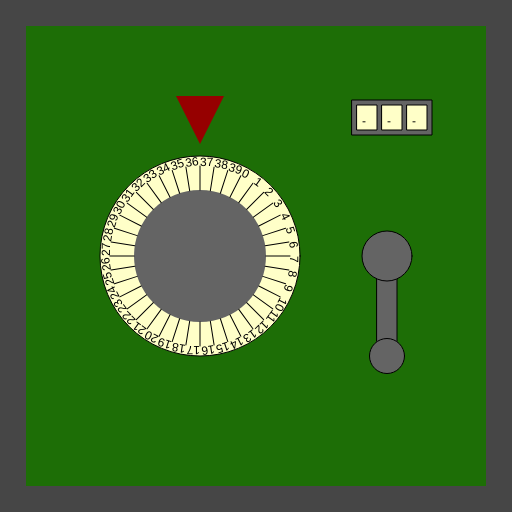
Frame 1 (no input)
Frame 60 (no input): identical to frame 1, image omitted
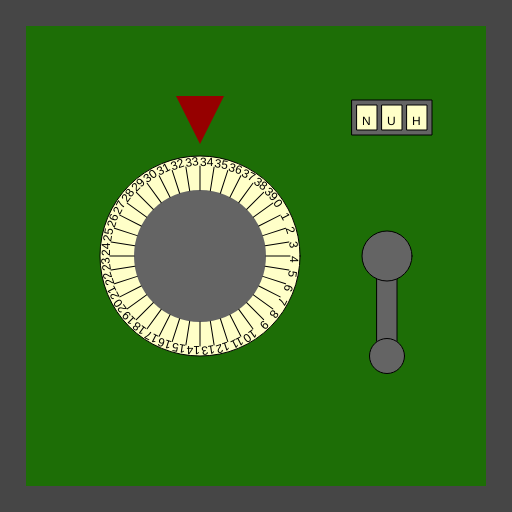
Frame 120 (the mouse pressed at the canvas centre since frame 60)

The p5.js sketch that drew these frames (run headless with seeded random() and noise() and a simulated clock; from frame 60 on, the mouse is pressed at the canvas centre):

// p5.js sketch
// ── sketch.js
/*

Officer: 6871370
CaseNum: 303-1-43467958-6871370

Case 303 - The Case of the Crooked Attorney
Stage 2 - Torvalds' House

This safe is in Torvalds’ home study. Be careful. If you get caught, I don’t know you !

Crack this safe by doing the following:

	Whilst the mouse is moving:
	- Decrement HiddenStorageCombination0 by 3

	When any key is released:
	- Decrement HiddenStorageCombination1 by 1

	Whilst the mouse is being dragged:
	- Make HiddenStorageCombination2 equal to the string "EKG"

	When the mouse button is pressed:
	- Make HiddenStorageCombination2 equal to the string "NUH"



This time you'll need to create the relevant event handlers yourself.

There are many possible ways of investigating this case, but you
should use ONLY the following commands:

	- The assignment operator aka. the equals sign !
	- Incrementing +=
	- Decrementing -=

*/

//declare the variables

var HiddenStorageCombination0;
var HiddenStorageCombination1;
var HiddenStorageCombination2;


function preload()
{
	//IMAGES WILL BE LOADED HERE

}

function setup()
{
	createCanvas(512,512);

	//initialise the variables
	HiddenStorageCombination0 = 0;
	HiddenStorageCombination1 = 0;
	HiddenStorageCombination2 = "";

}

///////////////////EVENT HANDLERS///////////////////

//Create event handlers here to open the safe ...

function mouseMoved(){
	HiddenStorageCombination0-=3;
}

function keyReleased(){
	HiddenStorageCombination1-=1;
}

function mouseDragged(){
	HiddenStorageCombination2="EKG";
}

function mousePressed(){
	HiddenStorageCombination2="NUH";
}


///////////////DO NOT CHANGE CODE BELOW THIS POINT///////////////////

function draw()
{

	//Draw the safe door
	background(70);
	noStroke();
	fill(29,110,6);
	rect(26,26,width-52,width-52);

	//Draw the combination dial
	push();
	translate(200,height/2);
	drawDial(200, HiddenStorageCombination0, 40);
	pop();

	//Draw the lever
	push();
	translate(width - 125,256);
	drawLever(HiddenStorageCombination1);
	pop();

	//Draw the spinner
	push();
	translate(width - 120,100);
	drawSpinner(3, HiddenStorageCombination2);
	pop();

}

function drawDial(diameter,num,maxNum)
{
	//the combination lock

	var r = diameter * 0.5;
	var p = r * 0.6;

	stroke(0);
	fill(255,255,200);
	ellipse(0,0,diameter,diameter);
	fill(100);
	noStroke();
	ellipse(0,0,diameter*0.66,diameter*0.66);
	fill(150,0,0);
	triangle(
		-p * 0.4,-r-p,
		p * 0.4,-r-p,
		0,-r-p/5
	);

	noStroke();

	push();
	var inc = 360/maxNum;

	rotate(radians(-num * inc));
	for(var i = 0; i < maxNum; i++)
	{
		push();
		rotate(radians(i * inc));
		stroke(0);
		line(0,-r*0.66,0,-(r-10));
		noStroke();
		fill(0);
		text(i,0,-(r-10));
		pop();
	}

	pop();
}

function drawLever(rot)
{
	push();
	rotate(radians(-rot))
	stroke(0);
	fill(100);
	rect(-10,0,20,100);
	ellipse(0,0,50,50);
	ellipse(0,100,35,35);
	pop();
}

function drawSpinner(numSpinners, val)
{
	var sw = 20;
	var ow = (sw + 5) * numSpinners + 5;
	stroke(0);
	fill(100);
	rect(-ow/2,0,ow,35);
	if(typeof(val) == "number")
	{
		val = floor(val).toString(); //convert to string
	}


	for(var d = numSpinners - val.length; d > 0; d--)
	{
		val = "-" + val;
	}

	for(var i = 0; i < numSpinners; i++)
	{
		stroke(0);
		fill(255,255,200);
		rect(-ow/2 + i * (sw + 5) + 5,5,20,25);
		fill(0);
		noStroke();
		text(val[i],-ow/2 + sw/2 + i * (sw +5),25);
	}

}
